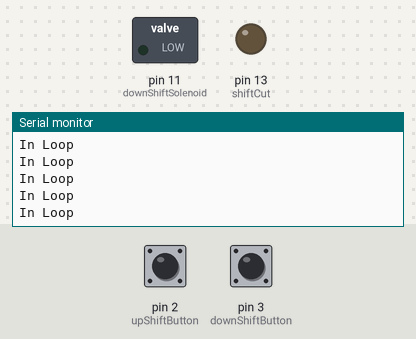
Bench run of a sketch on a simulated Arduino Uno, built with avr-gcc and run on an emulated ATmega328P. On the bench: switched loads named in the sketch (green lamp = pin HIGH), output pins drawn as LEDs (lit = HIGH), the last lines printed to the serial monitor. Inputs (shaded band) come from the test bench; at power-on: pin 2 (upShiftButton) HIGH, pin 3 (downShiftButton) HIGH.

Above: at 1.2 s.
1.3 s: pin 2 (upShiftButton) pulled LOW for 0.15 s
2.9 s: pin 3 (downShiftButton) pulled LOW for 0.15 s
4.5 s: pin 2 (upShiftButton) pulled LOW for 1 s
At 5.2 s:
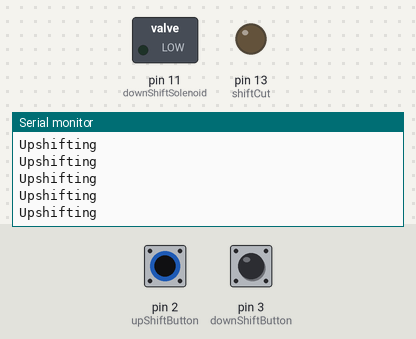
7.0 s: pin 3 (downShiftButton) pulled LOW for 1 s
At 7.7 s:
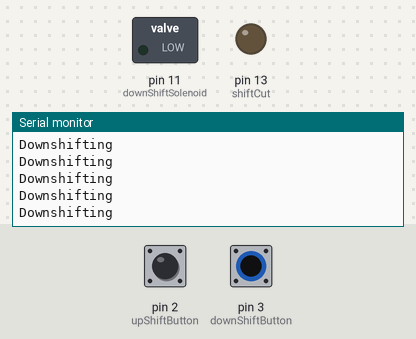
9.5 s: pin 2 (upShiftButton) driven LOW and pin 3 (downShiftButton) driven LOW
At 10.6 s:
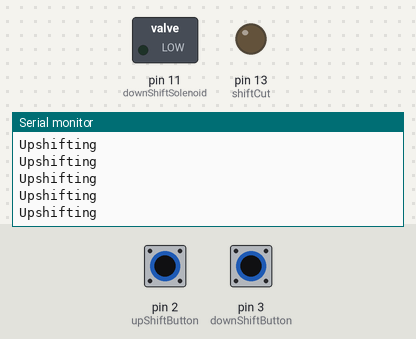
11.9 s: pin 2 (upShiftButton) driven HIGH
At 12.7 s:
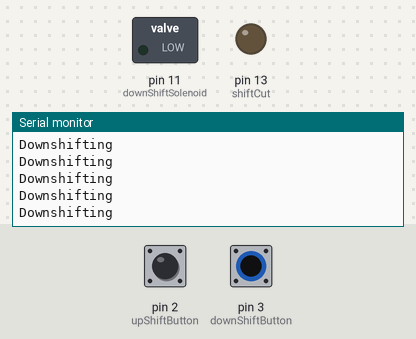

The sketch:

shifting_interrupt.ino
```cpp
// Interrupt Pins
const int upShiftButton = 2;
const int downShiftButton = 3;

const int upShiftSolenoid = 1;
const int downShiftSolenoid = 11;
const int shiftCut = 13;
int upShiftDelay = 200;
int downShiftDelay = 200;

void setup() {
  // put your setup code here, to run once:
  pinMode(upShiftButton,INPUT);
  pinMode(downShiftButton,INPUT);
  pinMode(upShiftSolenoid,OUTPUT);
  pinMode(downShiftSolenoid,OUTPUT);
  pinMode(shiftCut, OUTPUT);
  digitalWrite(shiftCut, LOW);
  attachInterrupt(digitalPinToInterrupt(2), doUpShift, LOW);
  attachInterrupt(digitalPinToInterrupt(3), doDownShift,LOW);
  Serial.begin(9600);
}

void loop() {
//  if(digitalRead(upShiftButton) == LOW){
//    doUpShift();
//  }
//  if(digitalRead(downShiftButton) == LOW){
//    doDownShift();
//  }
Serial.println("In Loop");
}

void doUpShift(){
  Serial.println("Upshifting");
  delay(100);
//  digitalWrite(shiftCut, HIGH);
//  digitalWrite(upShiftSolenoid, HIGH);
//  delay(upShiftDelay);
//  digitalWrite(upShiftSolenoid, LOW);
//  digitalWrite(shiftCut, LOW);
}

void doDownShift(){
  Serial.println("Downshifting");
  delay(100);
//  digitalWrite(shiftCut, HIGH);
//  digitalWrite(downShiftSolenoid, HIGH);
//  delay(downShiftDelay);
//
//  digitalWrite(downShiftSolenoid, LOW);
//  digitalWrite(shiftCut, LOW);
}
```

Measured:
- after the input at 4.5 s, the serial monitor: prints a new line after 0.06 s (image 1)
- after the input at 7.0 s, the serial monitor: prints a new line after 0.06 s (image 2)
- after the input at 9.5 s, the serial monitor: prints a new line after 0.06 s (image 3)
- after the input at 11.9 s, the serial monitor: prints a new line after 0.07 s (image 4)
